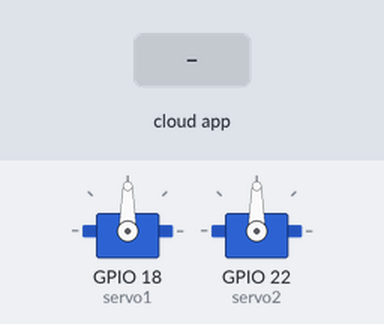
Bench run of a sketch on a simulated ESP32. Shown: 2 × servo. The inputs (shaded band) are chosen by the test bench. WiFi joins after 1.5 s; servers stay silent unless stated; no MQTT or app messages arrive unless stated; what the sketch prints to the serial monitor is not drawn.

Above: at 2.7 s.
2.8 s: the phone or cloud app sets boton_servo to ON
At 3.28 s:
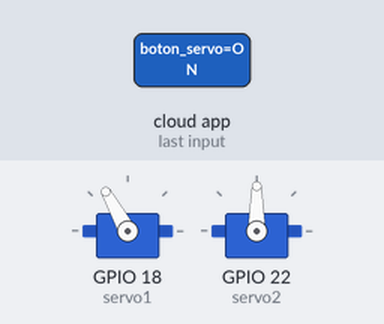
At 3.88 s:
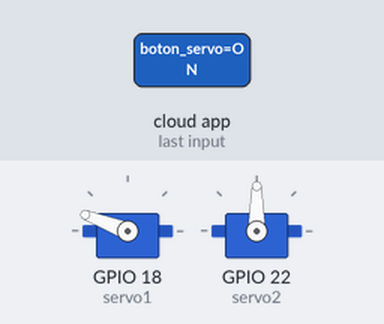
5.8 s: the phone or cloud app sets boton_pea to ON
At 9.57 s:
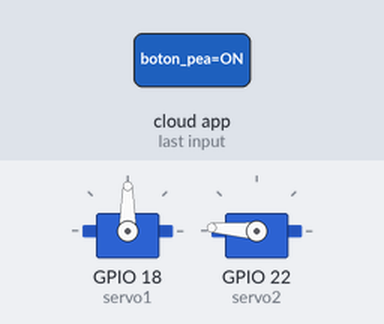
Timing chart, 0 to 13.6 s (numbered marks = the images above; inputs shaded):
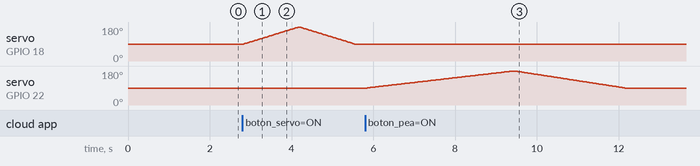

The sketch:

FixedTimeArduino.ino
```cpp
#include <ESP32Servo.h>
#include <WiFi.h>
#include "Adafruit_MQTT.h"
#include "Adafruit_MQTT_Client.h"

/************************* WiFi Access Point *********************************/

#define WLAN_SSID       ""
#define WLAN_PASS       ""

/************************* Adafruit.io Setup *********************************/

#define AIO_SERVER      "io.adafruit.com"
#define AIO_SERVERPORT  1883                   // use 8883 for SSL
#define AIO_USERNAME    ""
#define AIO_KEY         ""

/************ Global State (you don't need to change this!) ******************/

// Create an ESP8266 WiFiClient class to connect to the MQTT server.
WiFiClient client;

// Setup the MQTT client class by passing in the WiFi client and MQTT server and login details.
Adafruit_MQTT_Client mqtt(&client, AIO_SERVER, AIO_SERVERPORT, AIO_USERNAME, AIO_USERNAME, AIO_KEY);

/****************************** Feeds for Subscribing***************************************/

// Setup feeds for subscribing to changes to the buttons
Adafruit_MQTT_Subscribe servo1Button = Adafruit_MQTT_Subscribe(&mqtt, AIO_USERNAME "/feeds/boton_servo", MQTT_QOS_1);
Adafruit_MQTT_Subscribe servo2Button = Adafruit_MQTT_Subscribe(&mqtt, AIO_USERNAME "/feeds/boton_pea", MQTT_QOS_1);

/*************************** Sketch Code ************************************/

Servo servo1;  // Primer servo
Servo servo2;  // Segundo servo

void servo1Callback(char *data, uint16_t len) {
  Serial.print("Hey we're in a servo1 callback, the button value is: ");
  Serial.println(data);
  String message = String(data);
  message.trim();

  if (message == "ON") {
    // Mueve el servo1 desde 90 a 180 grados
    for (int angle = 90; angle <= 180; angle += 1) {
      servo1.write(angle);  // Establece la posición del servo
      delay(15);  // Espera para que el servo alcance la posición
    }

    // Mueve el servo1 desde 180 a 90 grados
    for (int angle = 180; angle >= 90; angle -= 1) {
      servo1.write(angle);  // Establece la posición del servo
      delay(15);  // Espera para que el servo alcance la posición
    }
  }
}

void servo2Callback(char *data, uint16_t len) {
  Serial.print("Hey we're in a servo2 callback, the button value is: ");
  Serial.println(data);
  String message = String(data);
  message.trim();

  if (message == "ON") {
    // Mueve el servo2 desde 90 a 180 grados
    for (int angle = 90; angle <= 180; angle += 1) {
      servo2.write(angle);  // Establece la posición del servo
      delay(40);  // Espera para que el servo alcance la posición
    }

    // Mueve el servo2 desde 180 a 90 grados
    for (int angle = 180; angle >= 90; angle -= 1) {
      servo2.write(angle);  // Establece la posición del servo
      delay(30);  // Espera para que el servo alcance la posición
    }
  }
}

void setup() {
  servo1.attach(18);  // Adjunta el primer servo al pin 18
  servo2.attach(22);  // Adjunta el segundo servo al pin 22


  Serial.begin(115200);
  delay(10);

  // Connect to WiFi access point.
  Serial.println(); Serial.println();
  Serial.print("Connecting to ");
  Serial.println(WLAN_SSID);

  WiFi.begin(WLAN_SSID, WLAN_PASS);
  while (WiFi.status() != WL_CONNECTED) {
    delay(500);
    Serial.print(".");
  }
  Serial.println();
  Serial.println("WiFi connected");
  Serial.println("IP address: "); Serial.println(WiFi.localIP());

  // Callback Function
  servo1Button.setCallback(servo1Callback);
  servo2Button.setCallback(servo2Callback);

  // Setup MQTT subscription for feed.
  mqtt.subscribe(&servo1Button);
  mqtt.subscribe(&servo2Button);
}

void loop() {
  MQTT_connect();
  mqtt.processPackets(10000);

  if (!mqtt.ping()) {   // ping the server to keep the mqtt connection alive
    mqtt.disconnect();
  }
}

// Function to connect and reconnect as necessary to the MQTT server.
void MQTT_connect() {
  int8_t ret;
  // Stop if already connected.
  if (mqtt.connected()) {
    return;
  }
  Serial.print("Connecting to MQTT... ");
  uint8_t retries = 3;
  while ((ret = mqtt.connect()) != 0) { // connect will return 0 for connected
    Serial.println(mqtt.connectErrorString(ret));
    Serial.println("Retrying MQTT connection in 10 seconds...");
    mqtt.disconnect();
    delay(10000);  // wait 10 seconds
    retries--;
    if (retries == 0) {       // basically die and wait for WDT to reset me
      while (1);
    }
  }
  Serial.println("MQTT Connected!");
}
```

Measured:
- after the input at 2.8 s, servo on GPIO 18 (servo1): rises from 90° to 180° in 1.3 s, then falls to 90° in 1.4 s
- after the input at 5.8 s, servo on GPIO 22 (servo2): rises from 90° to 180° in 3.6 s, then falls to 90° in 2.7 s
